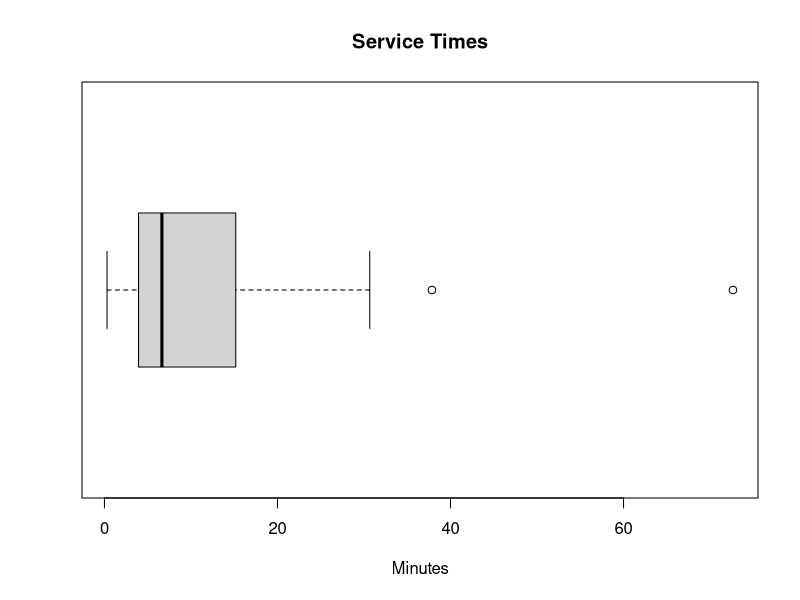
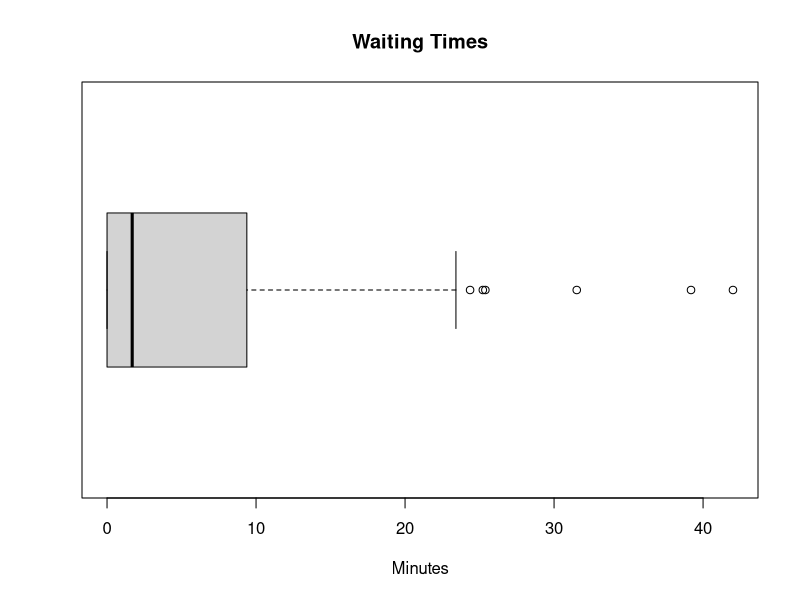
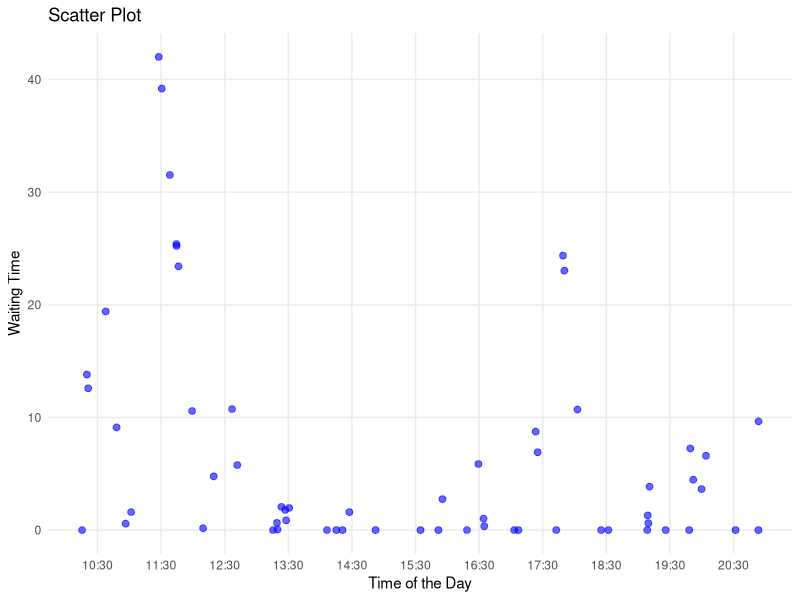
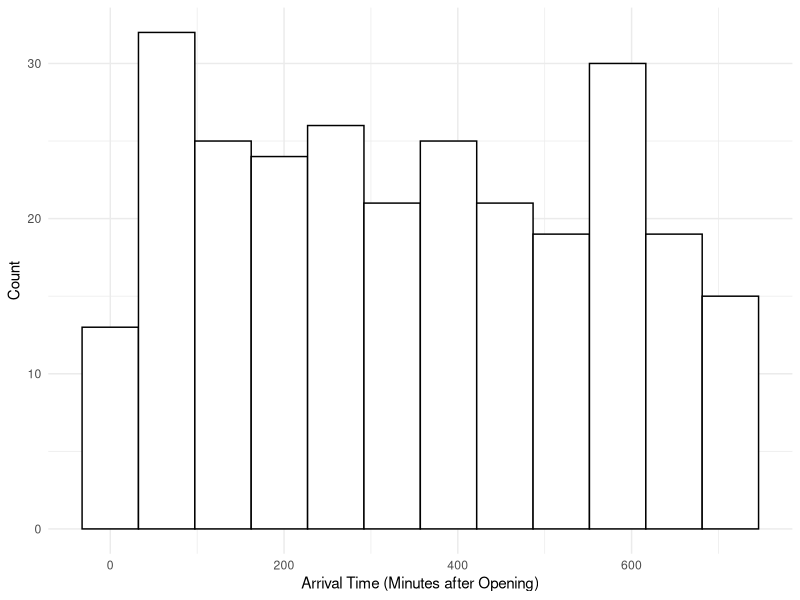
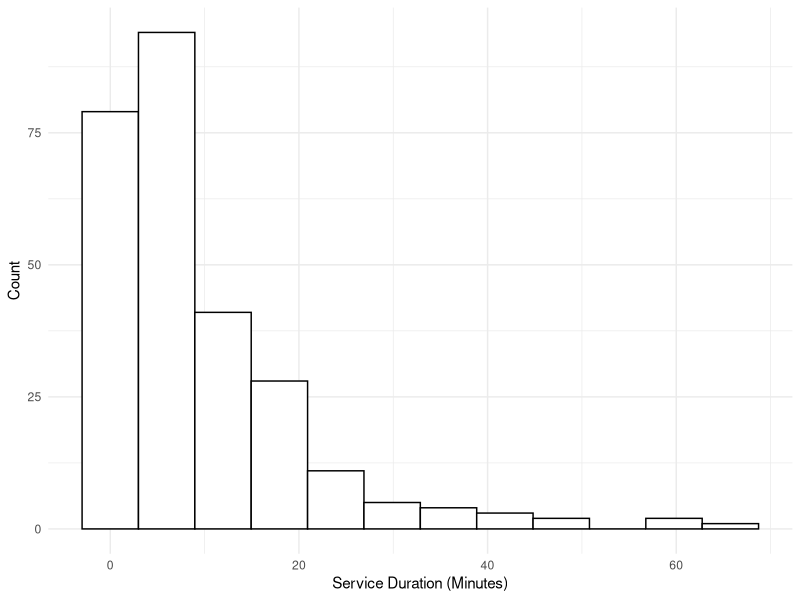
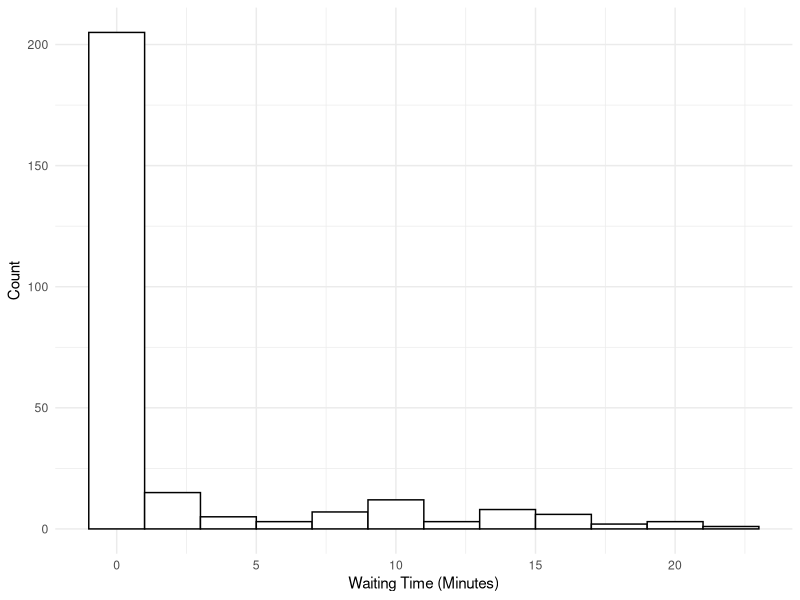
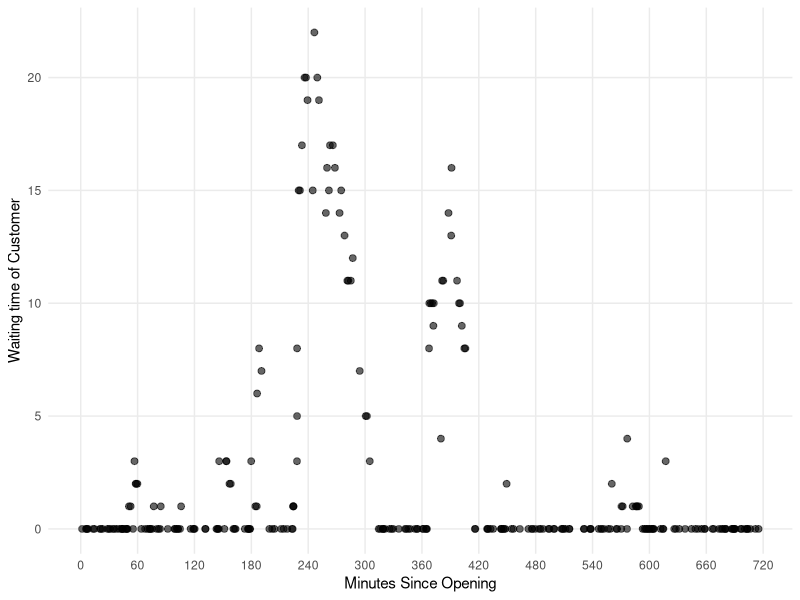
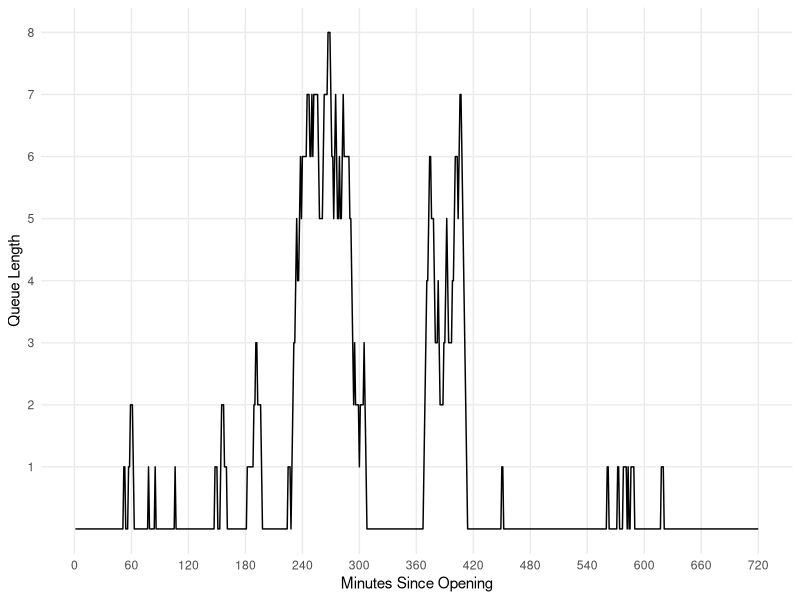

Generate these figures, in order, with R:
## ---- chunk 1
library(tidyverse)
library(lubridate)

set.seed(121)

# simulating the arrival times of customers throughout the day

# Poisson process (lambda = 5)
# Tk= arrival time of the kth customer
# Wk= time between the k-1th customer arrival and the kth customer arrival where Wk ~ Pois(lambda)

# set parameter
lambdaA <- 5 # in units: customers per hour
opening_time <- hm("10:00")
closing_time <- hm("22:00")
hours <- hour(closing_time) - hour(opening_time) # operating hours: 10am to 10pm
total_time <- hours*60 # operating hours in minutes
lambdaA <- lambdaA/60 # customers per minute
# converting to minutes because our lambda is low, and we can can get greater precision in analyses this way

n <- ceiling(lambdaA*total_time) # max number of customers the store can have throughout the day

# generate W1,..,Wn (calculating the time between the arrival times of 2 customers)
W_sample <- rexp(n, rate= lambdaA)

# calculate T or the arrival times by summing together the Wi arrival times

T_sample <- numeric(n)

for(i in 1:n) {
  T_sample[i] <- sum(W_sample[1:i])
}

# all possible arrival times of customers throughout the day (X minutes after opening)

# however, the store is only open for 12 hours or 720 minutes so we must get rid of the values that fall outside of the range (go beyond 720)

arrival_times <- T_sample[T_sample <= total_time]

arrival_times

opening_time + minutes(floor(max(arrival_times)))

## ---- chunk 2
# given the output from above, simulate the serving times of customers before they leave

# notice that service time is modeled by exp(6)
lambdaS <- 6 # customers per hour
lambdaS <- lambdaS/60 # customers per minute 

# simulate customer's service time 
# n= only simulating the service time for those where T_sample <= total_time
service_times <- rexp(length(arrival_times), rate= lambdaS)

#these are the serving times for each arriving customer before they leave
service_times 

## ---- chunk 3
boxplot(service_times, horizontal= TRUE, main= "Service Times", xlab= "Minutes")
## ---- chunk 4
# Start time as POSIXct
start_time <- as.POSIXct("10:00", format = "%H:%M", tz = "UTC")

# Add minutes to the start time

time_of_day <- sapply(arrival_times, function(m) {
  m <- round(m)  # Round to nearest whole number
  new_time <- start_time + (m * 60)  # Add minutes converted to seconds
  format(new_time, "%H:%M")  # Format as "HH:MM"
})

print(time_of_day)
## ---- chunk 5

# determining waiting times

# for each observation (customer), calculate when the service begins and when it ends 
# serving ends = service begins + service time
# service begins: either when the customer walks in, or when the previous customer leaves (assumes there is a waiting time)

# compare this to the arrival time 
# if arrival time > time service ends then wait time = 0
# but if arrival time < service time ends then wait time = time service ends- arrival time 

# variable initialization
waiting_times <- numeric(length(arrival_times))  # generating times for each customer
service_start <- numeric(length(arrival_times)) 
service_end <- numeric(length(arrival_times))  
current_end <- numeric(0) # service end time for current customer (i)

# iterate over each customer
for (i in 1:length(arrival_times)) {

  # only includes observations where service time > arrival time => which means there is a wait time
  # gets rid of observations where service < arrival time => 0 wait time
  if (length(current_end) > 0) {
    current_end <- current_end[current_end > arrival_times[i]]
  }
  
 if (length(current_end) == 0) {
   # scenario 1: if there is no waiting time, service starts at the customer arrival
    service_start[i] <- arrival_times[i]
  } else {
    # scenario 2: if there is a waiting time, service starts at the end of the previous customer's end time
    service_start[i] <- min(current_end)
  }
  
  # update the service end time for current customer by adding when service starts and how long the service takes
  service_end[i] <- service_start[i] + service_times[i]
  
  # add this service end time to current end services
  current_end <- c(current_end , service_end[i])
  
  # update waiting time
  waiting_times[i] <- service_start[i] - arrival_times[i]
}


scen1_sim_results <- data.frame(
  customer = 1:length(arrival_times),
  arrival_time = arrival_times,
  service_length = service_times,
  service_start = service_start,
  service_end = service_end,
  waiting_time = waiting_times,
  time_of_day = time_of_day
)

print(head(scen1_sim_results, 15)) # printing first 15 customers

## ---- chunk 6
boxplot(waiting_times, horizontal= TRUE, main= "Waiting Times", xlab= "Minutes")
mean(waiting_times)
## ---- chunk 7
library(ggplot2)


# Custom breaks and labels for 30-minute intervals
breaks <- seq(30, 720, by = 60)
labels <- sprintf("%02d:%02d", 10 + breaks %/% 60, breaks %% 60)

# Scatter plot with x-axis as numeric time in minutes
ggplot(scen1_sim_results, aes(x = arrival_times, y = waiting_times)) +
  geom_point(color = "blue", size = 2, alpha = 0.6) +
  scale_x_continuous(
    breaks = breaks, 
    labels = labels
  ) +
  labs(
    title = "Scatter Plot",
    x = "Time of the Day",
    y = "Waiting Time"
  ) +
  theme_minimal()+
  theme(panel.grid.minor = element_blank())

## ---- chunk 8
# first, we generate the arrival times similar in scenario 1
lambdaA <- 24 # per hour
opening_time <- hm("10:00")
closing_time <- hm("22:00")
hours <- hour(closing_time) - hour(opening_time)
total_time <- hours*60 # operating hours in minutes
lambdaA <- lambdaA/60 # per minute
num_chefs = 2

n <- ceiling(lambdaA*total_time) # max number of customers
W_sample <- rexp(n, rate= lambdaA)
T_sample <- numeric(n)

for(i in 1:n) {
  T_sample[i] <- sum(W_sample[1:i])
}

arrival_times <- T_sample[T_sample <= total_time]

# next, we generate the service times similar to scenario 1
# make a function to do this
calc_service_times <- function(arrivals, chefs) {
  # Ensure rate is per unit time
  minute_rate = (3*chefs) / 60
  services = rexp(length(arrivals), rate = minute_rate)
  return(services) # in minutes
}
# if we only have one chef
service_times <- calc_service_times(arrivals = arrival_times, chefs = num_chefs)
## ---- chunk 9

tables <- 5
arrival_times_temp <- arrival_times

# number of people in line each minute
queue_size_history <- numeric(total_time)

# number of tables occupied each minute
occupied_tables_history <- rep(0, total_time)

# timer to track remaining waiting time for each table in the restaurant
# each element is one table in the restaurant
# -1 means empty
# otherwise, number of remaining service minutes
tables_timer <- rep(-1, tables)

# the amount of minutes each customer of that day waited
waiting_times <- numeric(0)

# the arrival_times indices of the people currently in line
# in order to know how long their eventual service time will be
queue <- numeric(0)

# an internal counter separate from the time
customers_entered <- 0
for (i in 1:total_time) {
  occupied_tables_history[i+1] = occupied_tables_history[i]
  
  # update the waiting timer for all occupied tables
  tables_timer[tables_timer > 0] <- tables_timer[tables_timer > 0] - 1
  # update the number of available tables in the next minute
  # based on the number of tables who have finished timers
  occupied_tables_history[i+1] = occupied_tables_history[i+1] - sum(tables_timer == 0)
  # mark the finished tables as available tables for the next minute
  tables_timer[tables_timer == 0] <- tables_timer[tables_timer == 0] - 1
  
  # has the next customer arrived?
  if(length(arrival_times_temp) > 0){
    if(arrival_times_temp[1] < i) {
      # if so, add them to the back of the queue
      queue = c(queue, as.integer(customers_entered+1)) # add 1 for 1-indexing
      # remove the 1st element of arrival_times
      arrival_times_temp = arrival_times_temp[-1]
      # start the waiting timer for this customer by appending 0
      waiting_times = c(waiting_times, 0)
      
      customers_entered = customers_entered + 1
    }
  }
  # are any tables currently open and there is a person in line?
  if(occupied_tables_history[i+1] < tables & length(queue) > 0) {
    # if so, then seat the first person in line
    # at the first available table
    for (j in 1:tables) {
      if(tables_timer[j] == -1) {
        # queue[1] has the customer index of the first person in line
        tables_timer[j] = round(service_times[queue[1]])
        break
      }
    }
    # the next minute there will be one more occupied table
    occupied_tables_history[i+1] = occupied_tables_history[i+1] + 1
    # remove the first person in the queue
    queue = queue[-1]
  }
  # update the waiting time for each person in the queue
  for (customer_index in queue) {
    waiting_times[customer_index] = waiting_times[customer_index] + 1
  }
  # keep track of how long the line is at each minute
  queue_size_history[i] = length(queue)
}

occupied_tables_history <- occupied_tables_history[-1]

## ---- chunk 10
scen2_sim_results_by_customer <- data.frame(
  customer = 1:length(arrival_times),
  arrival_time = arrival_times,
  service_length = service_times,
  waiting_time = waiting_times
)

## ---- chunk 11
scen2_sim_results_by_minute <- data.frame(
  minutes_since_opening = 1:total_time,
  time_of_day = I(lapply(1:total_time, function(i) opening_time + minutes(i))),
  queue_size = queue_size_history,
  occupied_tables = occupied_tables_history
)

## ---- chunk 12


scen2_sim_results_by_customer |>
  ggplot(aes(x = arrival_time)) +
  geom_histogram(bins = 12, color = "black", fill = "white") +
  labs(
    x = "Arrival Time (Minutes after Opening)",
    y = "Count"
  ) +
  theme_minimal()

scen2_sim_results_by_customer |>
  ggplot(aes(x = service_length)) +
  geom_histogram(bins = 12, color = "black", fill = "white") +
  labs(
    x = "Service Duration (Minutes)",
    y = "Count"
  ) +
  theme_minimal()

scen2_sim_results_by_customer |>
  ggplot(aes(x = waiting_time)) +
  geom_histogram(bins = 12, color = "black", fill = "white") +
  labs(
    x = "Waiting Time (Minutes)",
    y = "Count"
  ) +
  theme_minimal()

scen2_sim_results_by_customer |>
  ggplot(aes(x = arrival_time, y = waiting_time)) +
  geom_point(size = 2, alpha = 0.6) +
  scale_x_continuous(breaks = seq(0, total_time, by = 60)) +
  labs(
    x = "Minutes Since Opening",
    y = "Waiting time of Customer"
  ) +
  theme_minimal() +
  theme(panel.grid.minor = element_blank())


scen2_sim_results_by_minute |>
  ggplot(aes(x = minutes_since_opening, y = queue_size)) +
  geom_line() +
  scale_y_continuous(breaks = seq(1, max(queue_size_history), by = 1)) +
  scale_x_continuous(breaks = seq(0, total_time, by = 60)) +
  labs(
    x = "Minutes Since Opening",
    y = "Queue Length"
  ) +
  theme_minimal() +
  theme(panel.grid.minor = element_blank())

scen2_sim_results_by_minute |>
  ggplot(aes(x = minutes_since_opening, y = occupied_tables)) +
  geom_area(fill = "lightblue") +
  geom_line() +
  scale_y_continuous(breaks = seq(1, tables, by = 1)) +
  scale_x_continuous(breaks = seq(0, total_time, by = 60)) +
  labs(
    x = "Minutes Since Opening",
    y = "Number of Tables Occupied"
  ) +
  theme_minimal() +
  theme(panel.grid.minor = element_blank())

scen2_sim_results_by_minute |>
  ggplot(aes(x = minutes_since_opening, y = occupied_tables)) +
  geom_area(fill = "lightblue") +
  geom_line() +
  scale_y_continuous(breaks = seq(1, tables, by = 1)) +
  scale_x_continuous(breaks = seq(0, total_time, by = 60)) +
  labs(
    x = "Minutes Since Opening",
    y = "Number of Tables Occupied"
  ) +
  theme_minimal() +
  theme(panel.grid.minor = element_blank())


## ---- chunk 13
View(scen2_sim_results_by_minute)
## ---- chunk 14
wait_threshold <- 30
customer_excluded <- scen2_sim_results_by_minute$queue_size[nrow(scen2_sim_results_by_minute)]+sum(scen2_sim_results_by_customer$waiting_time > wait_threshold)
num_customer <- nrow(scen2_sim_results_by_customer) - customer_excluded
expected_profit <- 50 * num_customer - 40 * 12* num_chefs
expected_profit
